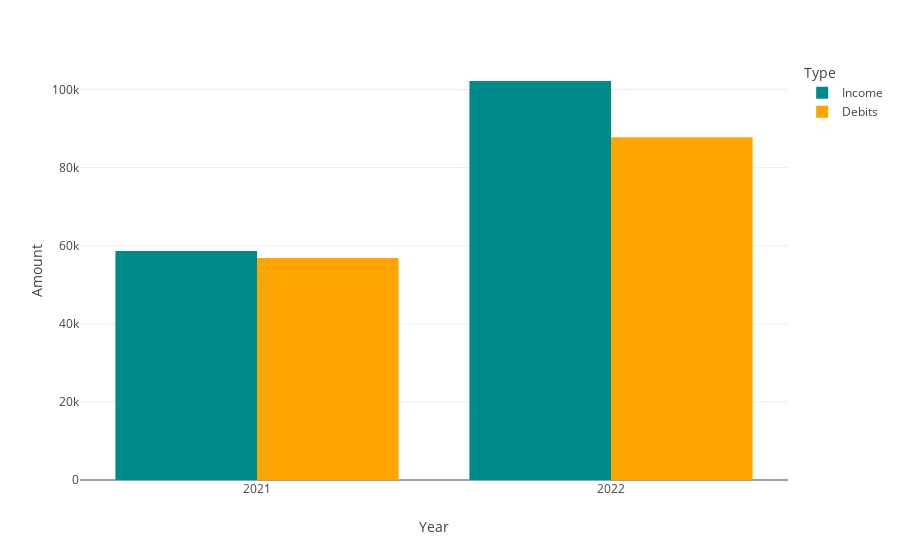

Here is the notebook cell this chart was saved with:
### Code cell
fig = px.bar(
    combined_melted, 
    x='Year', 
    y='Amount', 
    color='Type', 
    barmode='group', 
    color_discrete_sequence=['darkcyan', 'orange'])
fig.update_layout(
                  xaxis_title='Year',
                  yaxis_title='Amount',
                  legend_title='Type')
fig.update_traces(
    hovertemplate="<b>Year: </b> %{x}<br><b>Amount: $</b> %{y}<br>"
    )

fig.show()

### Figure 1 — Plotly figure (JSON) as saved in the notebook; plotly's stock layout.template omitted (floating-point values rounded to 4 significant figures)
{"data": [{"alignmentgroup": "True", "hovertemplate": "<b>Year: </b> %{x}<br><b>Amount: $</b> %{y}<br>", "legendgroup": "Income", "marker": {"color": "darkcyan", "pattern": {"shape": ""}}, "name": "Income", "offsetgroup": "Income", "orientation": "v", "showlegend": true, "textposition": "auto", "type": "bar", "x": [2021, 2022], "xaxis": "x", "y": [58660.0, 102200.0], "yaxis": "y"}, {"alignmentgroup": "True", "hovertemplate": "<b>Year: </b> %{x}<br><b>Amount: $</b> %{y}<br>", "legendgroup": "Debits", "marker": {"color": "orange", "pattern": {"shape": ""}}, "name": "Debits", "offsetgroup": "Debits", "orientation": "v", "showlegend": true, "textposition": "auto", "type": "bar", "x": [2021, 2022], "xaxis": "x", "y": [56850.0, 87750.0], "yaxis": "y"}], "layout": {"barmode": "group", "legend": {"title": {"text": "Type"}, "tracegroupgap": 0}, "margin": {"t": 60}, "xaxis": {"anchor": "y", "domain": [0, 1], "title": {"text": "Year"}}, "yaxis": {"anchor": "x", "domain": [0, 1], "title": {"text": "Amount"}}}}
